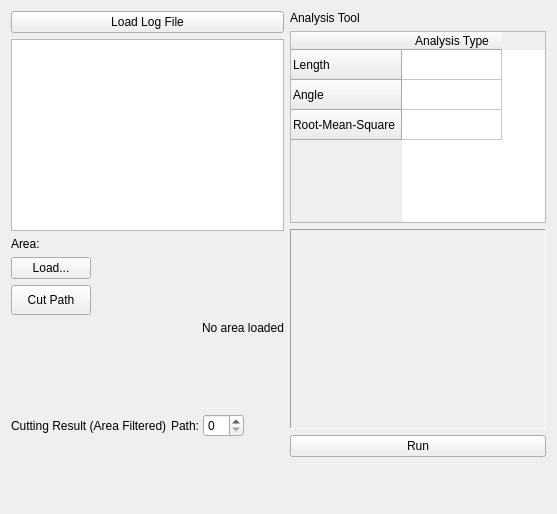
      <widget class="QWidget" name="tabAnalysis">
       <property name="sizePolicy">
        <sizepolicy hsizetype="Expanding" vsizetype="Expanding">
         <horstretch>1</horstretch>
         <verstretch>1</verstretch>
        </sizepolicy>
       </property>
       <attribute name="title">
        <string>Log</string>
       </attribute>
       <layout class="QHBoxLayout" name="hBoxLayoutMain" stretch="0,1">
        <item>
         <layout class="QVBoxLayout" name="vBoxDisplay" stretch="0,0,0,0,1,0,1,0,0,0">
          <property name="sizeConstraint">
           <enum>QLayout::SizeConstraint::SetDefaultConstraint</enum>
          </property>
          <item>
           <widget class="QPushButton" name="pushButtonLoadLogFile">
            <property name="text">
             <string>Load Log File</string>
            </property>
           </widget>
          </item>
          <item>
           <widget class="QListView" name="listLogfilesView"/>
          </item>
          <item>
           <widget class="QLabel" name="labelAreaFile">
            <property name="sizePolicy">
             <sizepolicy hsizetype="Fixed" vsizetype="Preferred">
              <horstretch>0</horstretch>
              <verstretch>0</verstretch>
             </sizepolicy>
            </property>
            <property name="maximumSize">
             <size>
              <width>16777215</width>
              <height>30</height>
             </size>
            </property>
            <property name="text">
             <string>Area:</string>
            </property>
           </widget>
          </item>
          <item>
           <widget class="QPushButton" name="loadAreaButton">
            <property name="sizePolicy">
             <sizepolicy hsizetype="Fixed" vsizetype="Fixed">
              <horstretch>0</horstretch>
              <verstretch>0</verstretch>
             </sizepolicy>
            </property>
            <property name="maximumSize">
             <size>
              <width>16777215</width>
              <height>30</height>
             </size>
            </property>
            <property name="text">
             <string>Load...</string>
            </property>
           </widget>
          </item>
          <item>
           <widget class="QPushButton" name="cutPathButton">
            <property name="sizePolicy">
             <sizepolicy hsizetype="Fixed" vsizetype="Fixed">
              <horstretch>0</horstretch>
              <verstretch>0</verstretch>
             </sizepolicy>
            </property>
            <property name="maximumSize">
             <size>
              <width>16777215</width>
              <height>30</height>
             </size>
            </property>
            <property name="text">
             <string>Cut Path</string>
            </property>
           </widget>
          </item>
          <item>
           <widget class="QLabel" name="labelAreaStatus">
            <property name="sizePolicy">
             <sizepolicy hsizetype="Expanding" vsizetype="Maximum">
              <horstretch>0</horstretch>
              <verstretch>0</verstretch>
             </sizepolicy>
            </property>
            <property name="maximumSize">
             <size>
              <width>16777215</width>
              <height>30</height>
             </size>
            </property>
            <property name="text">
             <string>No area loaded</string>
            </property>
            <property name="alignment">
             <set>Qt::AlignmentFlag::AlignRight|Qt::AlignmentFlag::AlignTrailing|Qt::AlignmentFlag::AlignVCenter</set>
            </property>
           </widget>
          </item>
          <item>
           <widget class="RangeSlider" name="rangeSlider" native="true">
            <property name="sizePolicy">
             <sizepolicy hsizetype="Expanding" vsizetype="Fixed">
              <horstretch>0</horstretch>
              <verstretch>0</verstretch>
             </sizepolicy>
            </property>
           </widget>
          </item>
          <item>
           <widget class="MapWidget" name="mapWidgetAnalysis" native="true">
            <property name="sizePolicy">
             <sizepolicy hsizetype="Expanding" vsizetype="Expanding">
              <horstretch>1</horstretch>
              <verstretch>1</verstretch>
             </sizepolicy>
            </property>
           </widget>
          </item>
          <item>
           <layout class="QHBoxLayout" name="horizontalLayoutResultControls">
            <property name="spacing">
             <number>4</number>
            </property>
            <item>
             <widget class="QLabel" name="labelResultMap">
              <property name="text">
               <string>Cutting Result (Area Filtered)</string>
              </property>
              <property name="alignment">
               <set>Qt::AlignmentFlag::AlignLeft|Qt::AlignmentFlag::AlignVCenter</set>
              </property>
             </widget>
            </item>
            <item>
             <widget class="QLabel" name="labelResultPath">
              <property name="text">
               <string>Path:</string>
              </property>
             </widget>
            </item>
            <item>
             <widget class="QSpinBox" name="spinBoxResultPath">
              <property name="minimum">
               <number>0</number>
              </property>
              <property name="maximum">
               <number>99</number>
              </property>
              <property name="toolTip">
               <string>Select which path to focus on in the Results map</string>
              </property>
             </widget>
            </item>
            <item>
             <spacer name="horizontalSpacerResult">
              <property name="orientation">
               <enum>Qt::Orientation::Horizontal</enum>
              </property>
              <property name="sizeHint" stdset="0">
               <size>
                <width>40</width>
                <height>20</height>
               </size>
              </property>
             </spacer>
            </item>
           </layout>
          </item>
          <item>
           <widget class="MapWidget" name="mapWidgetAnalysisResult" native="true">
            <property name="sizePolicy">
             <sizepolicy hsizetype="Expanding" vsizetype="Expanding">
              <horstretch>1</horstretch>
              <verstretch>1</verstretch>
             </sizepolicy>
            </property>
           </widget>
          </item>
         </layout>
        </item>
        <item>
         <layout class="QVBoxLayout" name="vBoxTools">
          <item>
           <widget class="QLabel" name="labelAnalysis">
            <property name="text">
             <string>Analysis Tool</string>
            </property>
           </widget>
          </item>
          <item>
           <widget class="QTableWidget" name="tableAnalysis">
            <property name="sizePolicy">
             <sizepolicy hsizetype="Expanding" vsizetype="Fixed">
              <horstretch>0</horstretch>
              <verstretch>0</verstretch>
             </sizepolicy>
            </property>
            <property name="maximumHeight">
             <number>150</number>
            </property>
            <property name="selectionMode">
             <enum>QAbstractItemView::SingleSelection</enum>
            </property>
            <property name="selectionBehavior">
             <enum>QAbstractItemView::SelectRows</enum>
            </property>
            <column>
             <property name="text">
              <string>Analysis Type</string>
             </property>
            </column>
            <row>
             <property name="text">
              <string>Length</string>
             </property>
            </row>
            <row>
             <property name="text">
              <string>Angle</string>
             </property>
            </row>
            <row>
             <property name="text">
              <string>Root-Mean-Square</string>
             </property>
            </row>
           </widget>
          </item>
          <item>
           <widget class="QLabel" name="textAnalysis">
            <property name="minimumSize">
             <size>
              <width>0</width>
              <height>200</height>
             </size>
            </property>
            <property name="textFormat">
             <enum>Qt::RichText</enum>
            </property>
            <property name="wordWrap">
             <bool>true</bool>
            </property>
            <property name="alignment">
             <set>Qt::AlignLeading|Qt::AlignLeft|Qt::AlignTop</set>
            </property>
            <property name="frameShape">
             <enum>QFrame::Panel</enum>
            </property>
            <property name="frameShadow">
             <enum>QFrame::Sunken</enum>
            </property>
           </widget>
          </item>
          <item>
           <widget class="QPushButton" name="buttonRunAnalysis">
            <property name="text">
             <string>Run</string>
            </property>
           </widget>
          </item>
          <item>
           <widget class="QChartView" name="Graph" native="true">
            <property name="sizePolicy">
             <sizepolicy hsizetype="Expanding" vsizetype="Expanding">
              <horstretch>1</horstretch>
              <verstretch>0</verstretch>
             </sizepolicy>
            </property>
           </widget>
          </item>
          <item>
           <spacer name="verticalSpacerTools">
            <property name="orientation">
             <enum>Qt::Orientation::Vertical</enum>
            </property>
            <property name="sizeHint" stdset="0">
             <size>
              <width>20</width>
              <height>40</height>
             </size>
            </property>
           </spacer>
          </item>
         </layout>
        </item>
       </layout>
      </widget>
